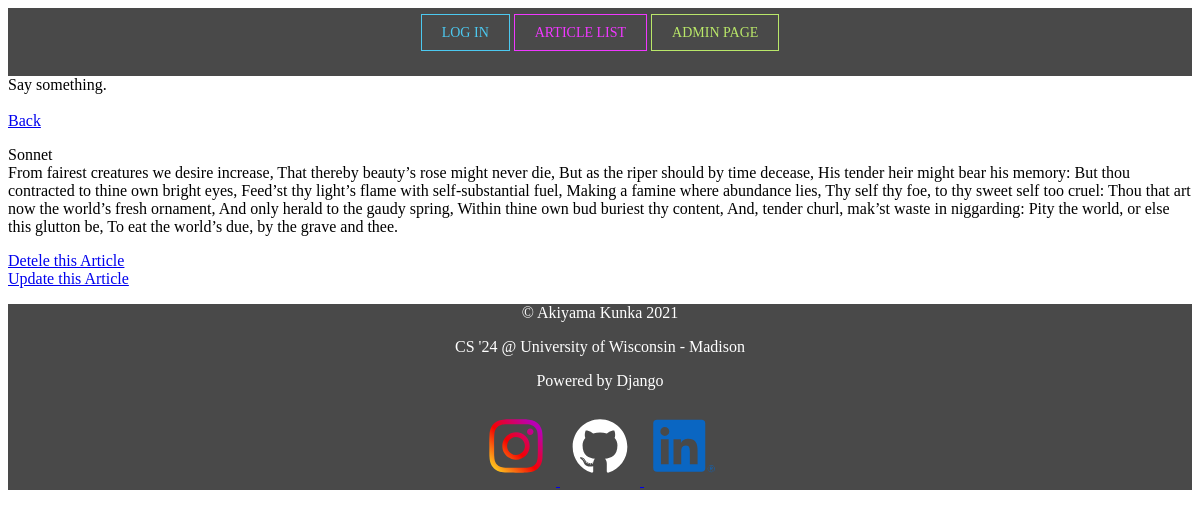
/article/article_detail/12/, run on the app's committed database.
### article/models.py (models this page shows, shortened)
class ArticlePost(models.Model):
    author = models.ForeignKey(User, on_delete=models.CASCADE, null=True)
    title = models.CharField(max_length=100)
    body = models.TextField()
    created = models.DateTimeField(auto_now_add=True) # just like it says, added when it was created
    updated = models.DateTimeField(auto_now=True)
    class Meta:
        ordering = ('-created',)

### article/views.py (the view)
# urls.py: path('article_detail/<int:id>/', views.show_detail, name='article_detail'),
def show_detail(request, id):
    article = ArticlePost.objects.get(id=id)
    context = {'article' : article}
    return render(request, 'article_detail.html', context)

### templates/article_detail.html (shortened to what this page needs)
{% extends 'base.html' %}
{% load staticfiles %}
    {% block content %}
        <a href="{% url 'article:article_list' %}">Back</a> <br>
    <p>
        {{ article.title }}
        <br>
        {{ article.body }}
    </p>
    <a href="{% url 'article:article_delete' article.id %}">Detele this Article</a>
    <br>
    <a href="{% url 'article:article_update' article.id %}">Update this Article</a>
    {% endblock %}

### data on the page
ArticlePost: title "Sonnet", body "From fairest creatures we desire increase, That thereby beauty’s rose might never die, But as the riper should by time decease, His tender heir might bear his memory: But thou contracted to thine own bright eyes, Feed’st thy light’s flame with self-substantial fuel, Making a famine where abundance lies, Thy self thy foe, to thy sweet self too cruel: Thou that art now the world’s fresh ornament, And only herald to the gaudy spring, Within thine own bud buriest thy content, And, tender churl, mak’st waste in niggarding: Pity the world, or else this glutton be, To eat the world’s due, by the grave and thee."
